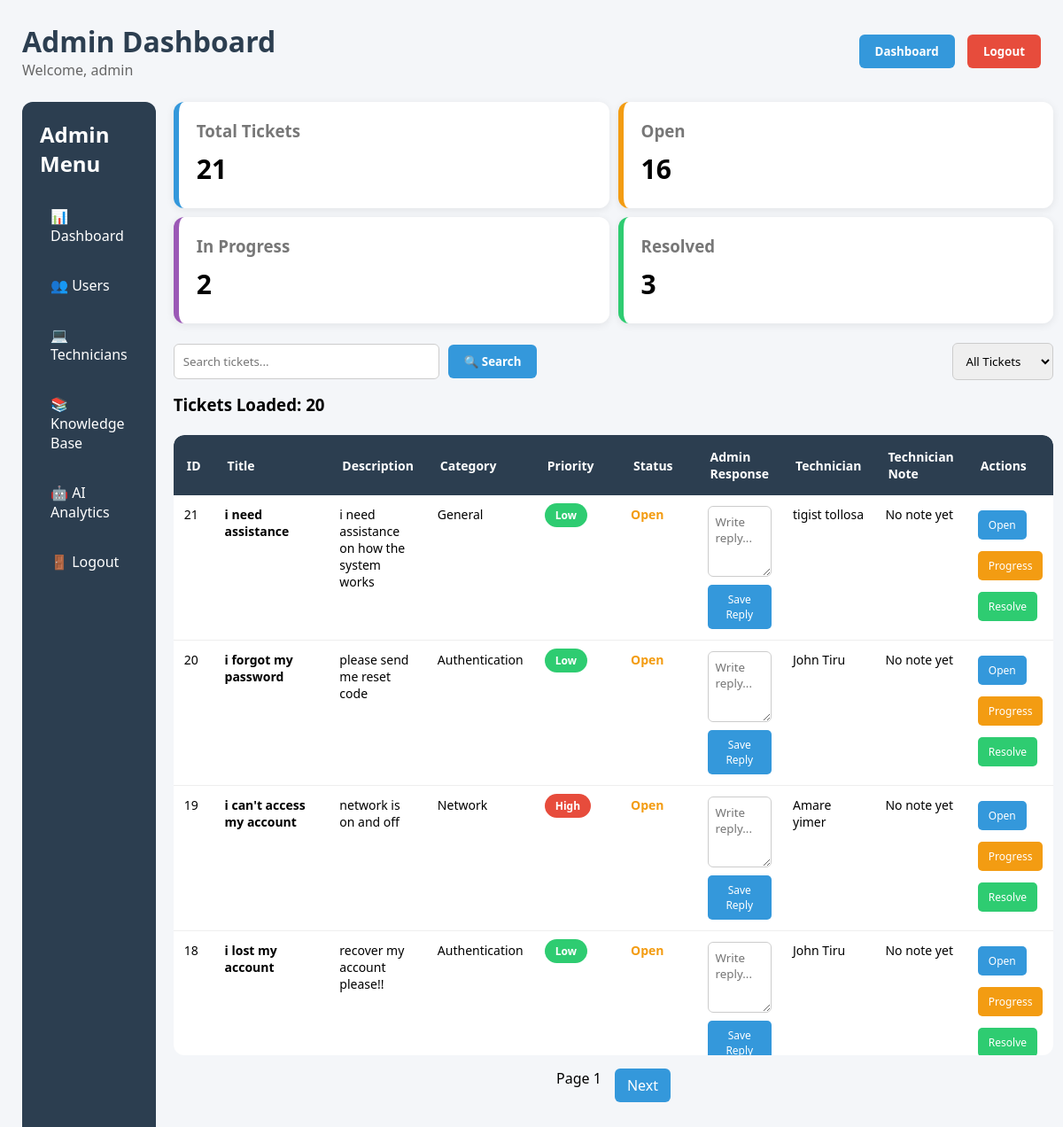
The app's page /dashboard (signed in) with its own data.
### tables this page shows
CREATE TABLE tickets (
        id INTEGER PRIMARY KEY AUTOINCREMENT,
        user_id INTEGER,
        title TEXT NOT NULL,
        description TEXT NOT NULL,
        category TEXT DEFAULT 'General',
        priority TEXT DEFAULT 'Low',
        status TEXT DEFAULT 'Open',
        admin_response TEXT
    , assigned_to INTEGER, technician_note TEXT);

### app.py (the view, shortened to what this page needs)
@app.route("/dashboard")
def dashboard():
    if "user_id" not in session:
        return redirect("/login")
    if session.get("role") != "admin":
        return "Access Denied"
    conn = sqlite3.connect(DB_PATH)
    cursor = conn.cursor()
    cursor.execute("SELECT COUNT(*) FROM tickets")
    total_tickets = cursor.fetchone()[0]
    cursor.execute("SELECT COUNT(*) FROM tickets WHERE status='Open'")
    open_tickets = cursor.fetchone()[0]
    cursor.execute("SELECT COUNT(*) FROM tickets WHERE status='In Progress'")
    in_progress_tickets = cursor.fetchone()[0]
    cursor.execute("SELECT COUNT(*) FROM tickets WHERE status='Resolved'")
    resolved_tickets = cursor.fetchone()[0]
    status_filter = request.args.get("status", "")
    search = request.args.get("search", "")
    page = int(request.args.get("page", 1))
    per_page = 20
    offset = (page - 1) * per_page
    query = """
    SELECT
            t.id,
            t.title,
            t.description,
            t.category,
            t.priority,
            t.status,
            t.admin_response,
            COALESCE(tech.name, 'Unassigned') AS technician_name,
            t.technician_note
        FROM tickets t
        LEFT JOIN technicians tech
        ON t.assigned_to = tech.id
        WHERE 1=1
    """
    params = []
    if status_filter:
        query += " AND t.status = ?"
        params.append(status_filter)
    count_query = """
    SELECT COUNT(*)
    FROM tickets t
    LEFT JOIN technicians tech
    ON t.assigned_to = tech.id
    WHERE 1=1
    """
    count_params = []
    if status_filter:
        count_query += " AND t.status = ?"
        count_params.append(status_filter)
    cursor.execute(count_query, count_params)
    total_records = cursor.fetchone()[0]
    query += """
    ORDER BY t.id DESC
    LIMIT ? OFFSET ?
    """
    params.extend([per_page, offset])
    cursor.execute(query, params)
    tickets = cursor.fetchall()
    has_next = (page * per_page) < total_records
    print("Tickets Found:", len(tickets))
    print(tickets)
    conn.close()
    return render_template(
        "dashboard.html",
        tickets=tickets,
        total_tickets=total_tickets,
        open_tickets=open_tickets,
        in_progress_tickets=in_progress_tickets,
        resolved_tickets=resolved_tickets,
        admin_name=session.get("username"),
        page=page,
        has_next=has_next
    )

### templates/dashboard.html (shortened to what this page needs)
<!DOCTYPE html>
<html>
<head>
</head>
<body>
<div class="header">
    <div class="header-left">
        <h1>Admin Dashboard</h1>
        <p>Welcome, {{ admin_name }}</p>
    </div>
    <div class="header-buttons">
        <a href="/dashboard">
            <button class="home-btn">
                Dashboard
            </button>
        </a>
        <a href="/logout">
            <button class="logout-btn">
                Logout
            </button>
        </a>
    </div>
</div>
<div class="layout">
    <div class="sidebar">
        <h2>Admin Menu</h2>
        <a href="/dashboard">📊 Dashboard</a>
        <a href="/admin-users">👥 Users</a>
        <a href="/technicians">💻 Technicians</a>
        <a href="/knowledge-base">📚 Knowledge Base</a>
        <a href="/analytics">🤖 AI Analytics</a>
        <a href="/logout">🚪 Logout</a>
    </div>
<div class="main-content">
<div class="stats">
    <div class="card total">
        <h3>Total Tickets</h3>
        <h2>{{ total_tickets }}</h2>
    </div>
    <div class="card open">
        <h3>Open</h3>
        <h2>{{ open_tickets }}</h2>
    </div>
    <div class="card progress">
        <h3>In Progress</h3>
        <h2>{{ in_progress_tickets }}</h2>
    </div>
    <div class="card resolved">
        <h3>Resolved</h3>
        <h2>{{ resolved_tickets }}</h2>
    </div>
</div><br>
<div class="toolbar">
    <form method="GET" action="/dashboard" class="search-form">
    <input
        type="text"
        name="search"
        placeholder="Search tickets..."
        value="{{ request.args.get('search','') }}"
    >
    <button type="submit" class="search-btn">
        🔍 Search
    </button>
    </form>
    <select onchange="window.location.href=this.value">
        <option value="/dashboard?page=1"
        {% if request.args.get('status', '') == '' %}
        selected
        {% endif %}
        >
        All Tickets
        </option>
    </select>
</div>
<h3>Tickets Loaded: {{ tickets|length }}</h3><br>
<div class="table-container">
<table id="ticketTable">
<tr>
    <th>ID</th>
    <th>Title</th>
    <th>Description</th>
    <th>Category</th>
    <th>Priority</th>
    <th>Status</th>
    <th>Admin Response</th>
    <th>Technician</th>
    <th>Technician Note</th>
    <th>Actions</th>
</tr>
{% for ticket in tickets %}
<tr>
    <td>{{ ticket[0] }}</td>
    <td><strong>{{ ticket[1] }}</strong></td>
    <td>{{ ticket[2] }}</td>
    <td>{{ ticket[3] }}</td>
    <td>
        <span class="badge {{ ticket[4] }}">
            {{ ticket[4] }}
        </span>
    </td>
    <td>
        {% if ticket[5] == "Open" %}
            <span class="status-open">{{ ticket[5] }}</span>
        {% elif ticket[5] == "In Progress" %}
            <span class="status-progress">{{ ticket[5] }}</span>
        {% else %}
            <span class="status-resolved">{{ ticket[5] }}</span>
        {% endif %}
    </td>
    <td>
        <form action="/reply-ticket/{{ ticket[0] }}" method="POST">
            <textarea
                name="admin_response"
                placeholder="Write reply..."
            >{{ ticket[6] or '' }}</textarea>
            <button class="btn send" type="submit">
                Save Reply
            </button>
        </form>
    </td>
    <td>{% if ticket[7] %}
        {{ ticket[7] }}
    {% else %}
        <span style="color:red;">Unassigned</span>
    {% endif %}</td>
    <td>
    {{ ticket[8] if ticket[8] else "No note yet" }}
    </td>
    <td>
        <div class="action-buttons">
            <a href="/update-ticket/{{ ticket[0] }}/Open">
                <button class="btn open-btn">
                    Open
                </button>
            </a>
            <a href="/update-ticket/{{ ticket[0] }}/In Progress">
                <button class="btn progress-btn">
                    Progress
                </button>
            </a>
            <a href="/update-ticket/{{ ticket[0] }}/Resolved">
                <button class="btn resolve-btn">
                    Resolve
                </button>
            </a>
        </div>
    </td>
</tr>
{% endfor %}
</table>
        </div>
        <div class="pagination">
        <span>Page {{ page }}</span>
        {% if has_next %}
        <a href="/dashboard?page={{ page+1 }}&status={{ request.args.get('status','') }}&search={{ request.args.get('search','') }}">
            Next
        </a>
        {% endif %}
        </div>
</div>
</div>
</body>
</html>

### templates/dashboard.html (style rules this page uses)
* { margin:0; padding:0; box-sizing:border-box; font-family:'Segoe UI',sans-serif; }
body { background:#f4f6f9; padding:25px; }
.header { display:flex; justify-content:space-between; align-items:center; margin-bottom:25px; }
.header-left h1 { color:#2c3e50; }
.header-left p { color:#666; }
.header-buttons button { padding:10px 18px; border:none; border-radius:6px; cursor:pointer; color:white; font-weight:bold; margin-left:10px; }
.home-btn { background:#3498db; }
.logout-btn { background:#e74c3c; }
.stats { display:grid; grid-template-columns:repeat(auto-fit,minmax(120px,1fr)); gap:10px; }
.card { background:white; padding:20px; border-radius:12px; box-shadow:0 2px 10px rgba(0,0,0,.08); height:120px; }
.card h3 { color:#777; margin-bottom:10px; }
.card h2 { font-size:30px; }
.total { border-left:6px solid #3498db; }
.open { border-left:6px solid #f39c12; }
.progress { border-left:6px solid #9b59b6; }
.resolved { border-left:6px solid #2ecc71; }
.toolbar { display:flex; justify-content:space-between; margin-bottom:15px; }
.toolbar input { width:300px; padding:10px; border:1px solid #ccc; border-radius:6px; }
.toolbar select { padding:10px; border-radius:6px; border:1px solid #ccc; }
table { width:100%; border-collapse:collapse; background:white; border-radius:12px; overflow:hidden; box-shadow:0 2px 10px rgba(0,0,0,.08); }
th { background:#2c3e50; color:white; padding:15px; text-align:left; }
td { padding:12px; border-bottom:1px solid #eee; vertical-align:top; }
.badge { padding:5px 12px; border-radius:20px; color:white; font-size:12px; font-weight:bold; }
.High { background:#e74c3c; }
.Low { background:#2ecc71; }
.layout { display:flex; gap:20px; }
.sidebar { width:240px; background:#2c3e50; min-height:100vh; padding:20px; border-radius:12px; position:sticky; top:0; }
.sidebar h2 { color:white; margin-bottom:20px; }
.sidebar a { display:block; color:white; text-decoration:none; padding:12px; margin-bottom:10px; border-radius:8px; }
.main-content { flex:1; }
.search-form { display:flex; gap:10px; align-items:center; }
.search-form input { width:300px; padding:10px; border:1px solid #ccc; border-radius:6px; }
.search-btn { background:#3498db; color:white; border:none; padding:10px 18px; border-radius:6px; cursor:pointer; font-weight:bold; }
.table-container { max-height:700px; overflow-y:auto; overflow-x:auto; border-radius:12px; }
.table-container table { width:100%; }
.table-container th { position:sticky; top:0; z-index:100; }
.pagination { margin:15px 0; display:flex; justify-content:center; gap:15px; }
.pagination a { background:#3498db; color:white; padding:8px 14px; border-radius:6px; }
.status-open { color:#f39c12; font-weight:bold; }
textarea { width:100%; min-height:80px; border:1px solid #ccc; border-radius:6px; padding:8px; }
.btn { border:none; color:white; padding:8px 12px; border-radius:5px; cursor:pointer; margin-top:5px; font-size:12px; }
.send { background:#3498db; }
.open-btn { background:#3498db; }
.progress-btn { background:#f39c12; }
.resolve-btn { background:#2ecc71; }
a { text-decoration:none; }
.action-buttons { display:flex; flex-direction:column; gap:8px; }
@media (max-width:1200px) { .stats { grid-template-columns:repeat(2,1fr); } }
@media (max-width:1200px) { table { font-size:14px; } }

### records on screen
tickets: id "21", title "i need assistance", description "i need assistance on how the system works", category "General", priority "Low", status "Open", ticket "tigist tollosa", ticket "No note yet"
tickets: id "20", title "i forgot my password", description "please send me reset code", category "Authentication", priority "Low", status "Open", ticket "John Tiru", ticket "No note yet"
tickets: id "19", title "i can't access my account", description "network is on and off", category "Network", priority "High", status "Open", ticket "Amare yimer", ticket "No note yet"
tickets: id "18", title "i lost my account", description "recover my account please!!", category "Authentication", priority "Low", status "Open", ticket "John Tiru", ticket "No note yet"

### other values on screen
{{ admin_name }} "admin"
{{ total_tickets }} "21"
{{ open_tickets }} "16"
{{ in_progress_tickets }} "2"
{{ resolved_tickets }} "3"
{{ tickets|length }} "20"
{{ page }} "1"
